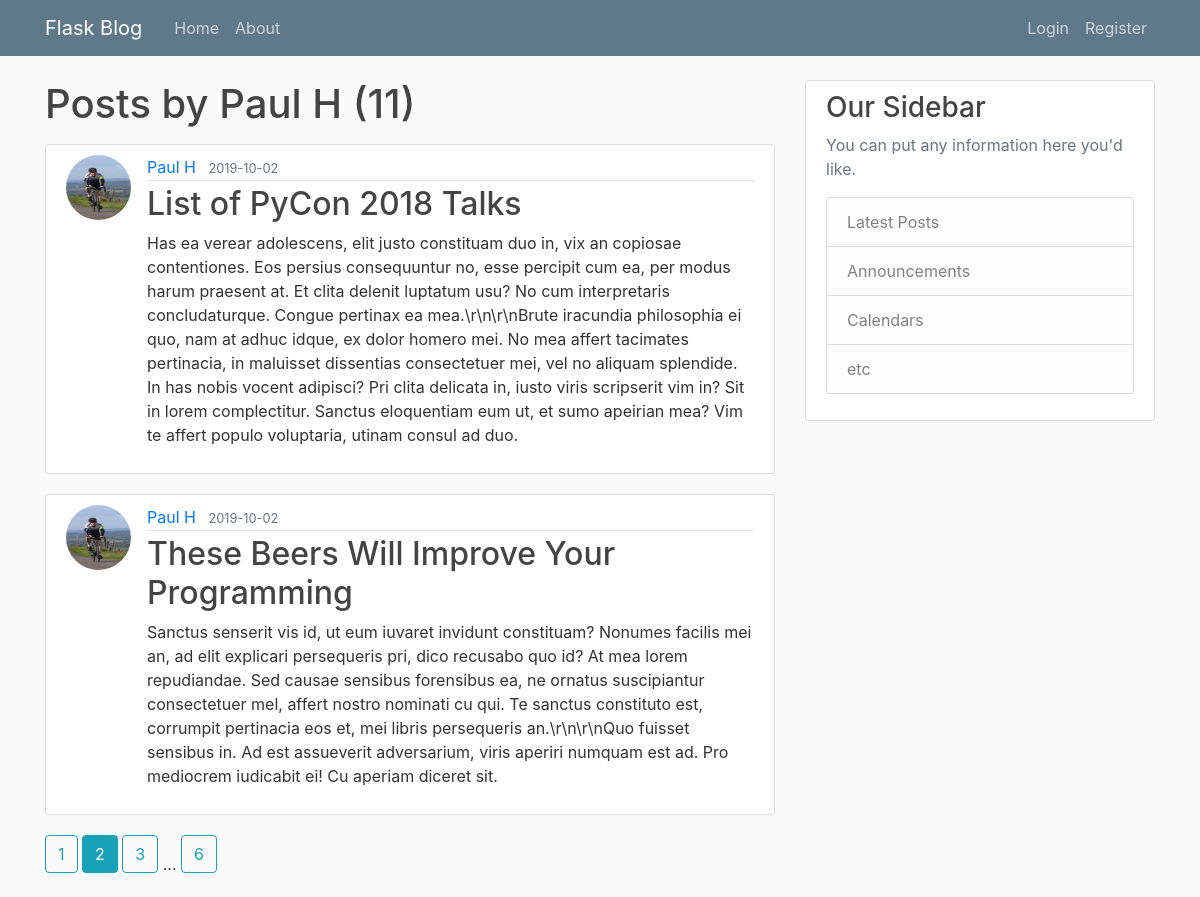
/user/Paul H?page=2, run on the app's committed database.
### flaskblog/models.py (models this page shows, shortened)
class User(db.Model, UserMixin):
    id = db.Column(db.Integer, primary_key=True)
    username = db.Column(db.String(20), unique=True, nullable=False)
    email = db.Column(db.String(120), unique=True, nullable=False)
    image_file = db.Column(db.String(20), nullable=False, default='default.jpg')
    password = db.Column(db.String(60), nullable=False)
    posts = db.relationship('Post', backref='author', lazy=True)

class Post(db.Model):
    id = db.Column(db.Integer, primary_key=True)
    title = db.Column(db.String(100), nullable=False)
    date_posted = db.Column(db.DateTime, nullable=False, default=datetime.utcnow)
    content = db.Column(db.Text, nullable=False)
    user_id = db.Column(db.Integer, db.ForeignKey('user.id'), nullable=False)

### flaskblog/users/routes.py (the view)
@users.route('/user/<string:username>')
def user_posts(username):
    page = request.args.get('page', 1, type=int)
    user = User.query.filter_by(username=username).first_or_404()
    posts = Post.query.filter_by(author=user)\
        .order_by(Post.date_posted.desc())\
        .paginate(per_page=2, page=page)
    return render_template('user_posts.html', posts=posts, user=user)

### flaskblog/templates/user_posts.html
{% extends 'layout.html' %}
{% block content %}
    <h1 class="mb-3">Posts by {{ user.username }} ({{ posts.total }})</h1>
    {% for post in posts.items %}
    <article class="media content-section">
        <img class="rounded-circle article-img" src="{{ url_for('static', filename='profile_pics/' + post.author.image_file) }}">
        <div class="media-body">
            <div class="article-metadata">
                <a class="mr-2" href="{{ url_for('users.user_posts', username=post.author.username) }}">{{ post.author.username }}</a>
                <small class="text-muted">{{ post.date_posted.strftime('%Y-%m-%d') }}</small>
            </div>
            <h2><a class="article-title" href="{{ url_for('posts.post', post_id=post.id) }}">{{ post.title }}</a></h2>
            <p class="article-content">{{ post.content }}</p>
        </div>
    </article>
    {% endfor %}
    {% for page_num in posts.iter_pages(left_edge=1, right_edge=1, left_current=1, right_current=2) %}
        {% if page_num %}
            {% if posts.page == page_num %}
                <a class="btn btn-info mb-4" href="{{ url_for('users.user_posts', username=user.username, page=page_num) }}">{{ page_num }}</a>
            {% else %}
                <a class="btn btn-outline-info mb-4" href="{{ url_for('users.user_posts', username=user.username, page=page_num) }}">{{ page_num }}</a>
            {% endif %}
        {% else %}
            ...
        {% endif %}
    {% endfor %}
{% endblock content %}

### flaskblog/static/main.css (style rules this page uses)
body { background: #fafafa; color: #333333; margin-top: 5rem; }
h1, h2, h3, h4, h5, h6 { color: #444444; }
.content-section { background: #ffffff; padding: 10px 20px; border: 1px solid #dddddd; border-radius: 3px; margin-bottom: 20px; }
.article-title { color: #444444; }
.article-content { white-space: pre-line; }
.article-img { height: 65px; width: 65px; margin-right: 16px; }
.article-metadata { padding-bottom: 1px; margin-bottom: 4px; border-bottom: 1px solid #e3e3e3 }

### data on the page
User: username "Paul H"
Post: image_file (picture), author.username "Paul H", date_posted "2019-10-02", title "List of PyCon 2018 Talks", content "Has ea verear adolescens, elit justo constituam duo in, vix an copiosae contentiones. Eos persius consequuntur no, esse percipit cum ea, per modus harum praesent at. Et clita delenit luptatum usu? No cum interpretaris concludaturque. Congue pertinax ea mea.\\r\\n\\r\\nBrute iracundia philosophia ei quo, nam at adhuc idque, ex dolor homero mei. No mea affert tacimates pertinacia, in maluisset dissentias consectetuer mei, vel no aliquam splendide. In has nobis vocent adipisci? Pri clita delicata in, iusto viris scripserit vim in? Sit in lorem complectitur. Sanctus eloquentiam eum ut, et sumo apeirian mea? Vim te affert populo voluptaria, utinam consul ad duo."
Post: image_file (picture), author.username "Paul H", date_posted "2019-10-02", title "These Beers Will Improve Your Programming", content "Sanctus senserit vis id, ut eum iuvaret invidunt constituam? Nonumes facilis mei an, ad elit explicari persequeris pri, dico recusabo quo id? At mea lorem repudiandae. Sed causae sensibus forensibus ea, ne ornatus suscipiantur consectetuer mel, affert nostro nominati cu qui. Te sanctus constituto est, corrumpit pertinacia eos et, mei libris persequeris an.\\r\\n\\r\\nQuo fuisset sensibus in. Ad est assueverit adversarium, viris aperiri numquam est ad. Pro mediocrem iudicabit ei! Cu aperiam diceret sit."

### other printed values
{{ posts.total }} "11"
{{ page_num }} "1" "3" "6"
{{ page_num }} "2"
